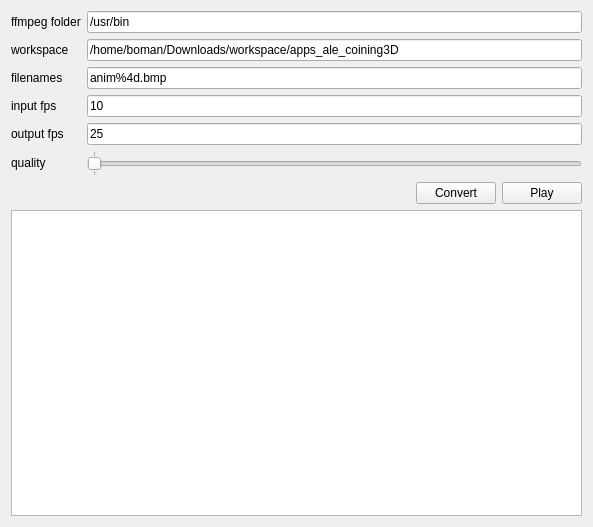
<?xml version="1.0" encoding="UTF-8"?>
<ui version="4.0">
 <class>Form</class>
 <widget class="QWidget" name="Form">
  <property name="geometry">
   <rect>
    <x>0</x>
    <y>0</y>
    <width>593</width>
    <height>527</height>
   </rect>
  </property>
  <property name="windowTitle">
   <string>Form</string>
  </property>
  <layout class="QVBoxLayout" name="verticalLayout">
   <item>
    <layout class="QFormLayout" name="formLayout">
     <item row="0" column="0">
      <widget class="QLabel" name="label">
       <property name="text">
        <string>ffmpeg folder</string>
       </property>
      </widget>
     </item>
     <item row="0" column="1">
      <widget class="QLineEdit" name="ffmpegfolder_lineEdit">
       <property name="text">
        <string>/usr/bin</string>
       </property>
      </widget>
     </item>
     <item row="1" column="0">
      <widget class="QLabel" name="label_2">
       <property name="text">
        <string>workspace</string>
       </property>
      </widget>
     </item>
     <item row="1" column="1">
      <widget class="QLineEdit" name="workspace_lineEdit">
       <property name="text">
        <string>/home/boman/Downloads/workspace/apps_ale_coining3D</string>
       </property>
      </widget>
     </item>
     <item row="2" column="0">
      <widget class="QLabel" name="label_3">
       <property name="text">
        <string>filenames</string>
       </property>
      </widget>
     </item>
     <item row="2" column="1">
      <widget class="QLineEdit" name="filenames_lineEdit">
       <property name="text">
        <string>anim%4d.bmp</string>
       </property>
      </widget>
     </item>
     <item row="3" column="0">
      <widget class="QLabel" name="label_4">
       <property name="text">
        <string>input fps</string>
       </property>
      </widget>
     </item>
     <item row="3" column="1">
      <widget class="QLineEdit" name="input_fps_lineEdit">
       <property name="text">
        <string>10</string>
       </property>
      </widget>
     </item>
     <item row="4" column="0">
      <widget class="QLabel" name="label_5">
       <property name="text">
        <string>output fps</string>
       </property>
      </widget>
     </item>
     <item row="4" column="1">
      <widget class="QLineEdit" name="output_fps_lineEdit">
       <property name="text">
        <string>25</string>
       </property>
      </widget>
     </item>
     <item row="5" column="0">
      <widget class="QLabel" name="label_6">
       <property name="text">
        <string>quality</string>
       </property>
      </widget>
     </item>
     <item row="5" column="1">
      <widget class="QSlider" name="quality_Slider">
       <property name="minimum">
        <number>18</number>
       </property>
       <property name="maximum">
        <number>26</number>
       </property>
       <property name="orientation">
        <enum>Qt::Horizontal</enum>
       </property>
       <property name="tickPosition">
        <enum>QSlider::TicksBothSides</enum>
       </property>
      </widget>
     </item>
    </layout>
   </item>
   <item>
    <layout class="QHBoxLayout" name="horizontalLayout">
     <item>
      <spacer name="horizontalSpacer">
       <property name="orientation">
        <enum>Qt::Horizontal</enum>
       </property>
       <property name="sizeHint" stdset="0">
        <size>
         <width>40</width>
         <height>20</height>
        </size>
       </property>
      </spacer>
     </item>
     <item>
      <widget class="QPushButton" name="convert_Button">
       <property name="text">
        <string>Convert</string>
       </property>
      </widget>
     </item>
     <item>
      <widget class="QPushButton" name="play_Button">
       <property name="text">
        <string>Play</string>
       </property>
      </widget>
     </item>
    </layout>
   </item>
   <item>
    <widget class="QTextEdit" name="textEdit"/>
   </item>
  </layout>
 </widget>
 <resources/>
 <connections/>
</ui>
